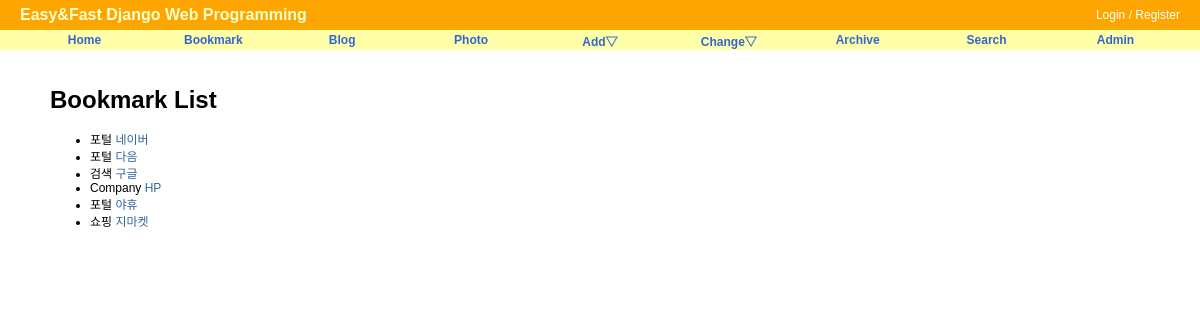
Before: /bookmark/ with the older database file.
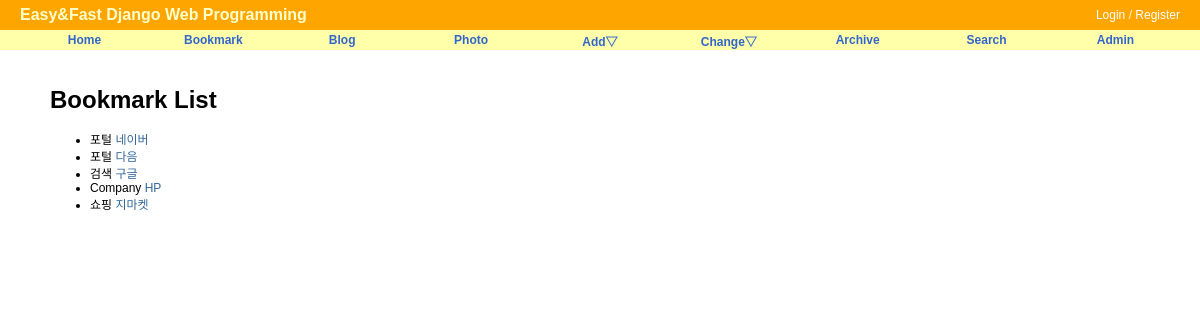
After: the same page with the newer database file.
### bookmark/models.py (models this page shows, shortened)
class Bookmark(models.Model):
    title = models.CharField(max_length=100, blank=True, null=True)
    url_category = models.CharField(max_length=100, blank=True, null=True)
    url = models.URLField('url', unique=True)
    owner = models.ForeignKey(User, null=True, on_delete=models.CASCADE)

### bookmark/views.py (the view)
# urls.py: path('', BookmarkLV.as_view(), name='index'),
class BookmarkLV(ListView):
    model = Bookmark

### bookmark/templates/bookmark/bookmark_list.html (shortened to what this page needs)
{% extends "base.html" %}
{% block content %}
<div id='content'>
    <h1>Bookmark List</h1>
    <ul>
        {% for bookmark in object_list %}
            <li>{{ bookmark.url_category }}
                <a href="{% url 'bookmark:detail' bookmark.id %}">{{ bookmark.title }}</a>
            </li>
        {% endfor %}
    </ul>
</div>
{% endblock %}

Changed rows visible on the page:
removed Bookmark: url_category "포털", title "야휴"
